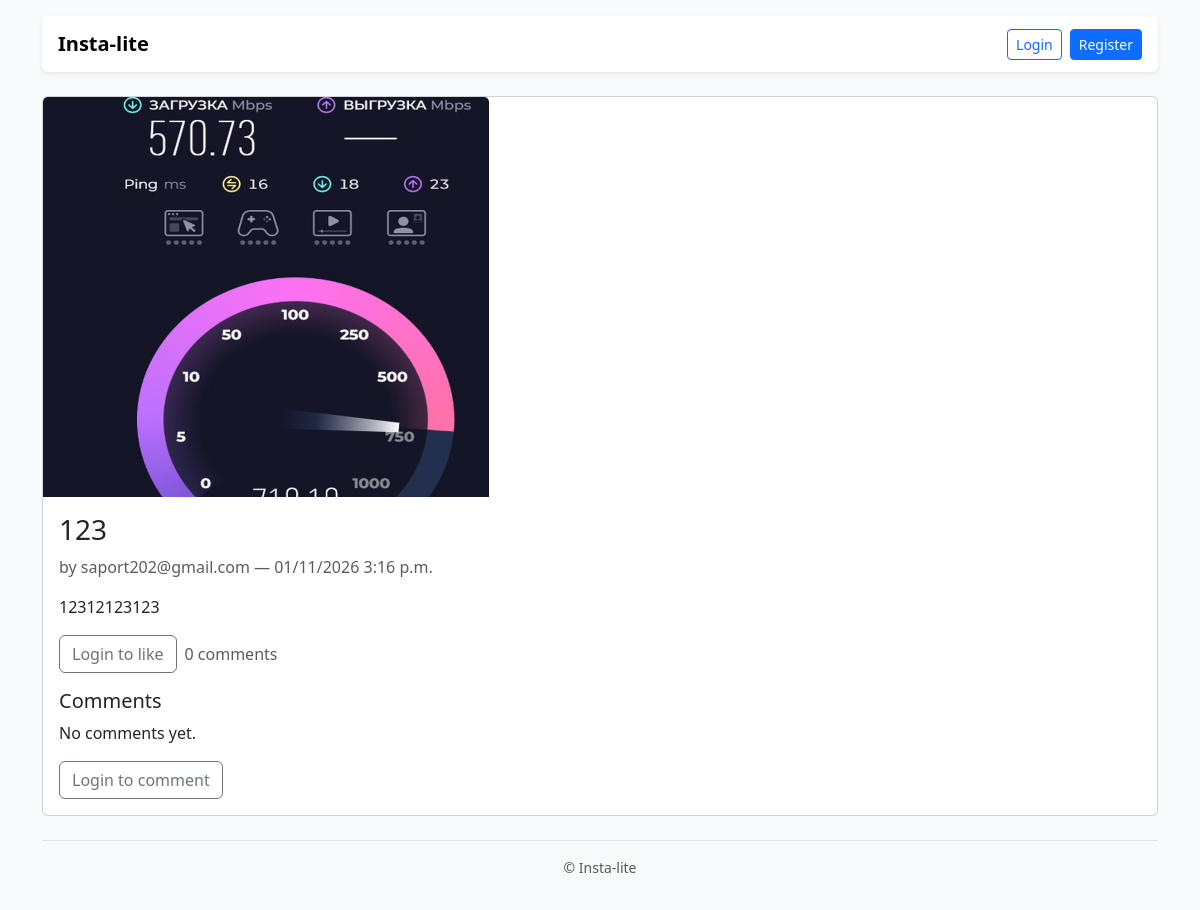
The app's page /post/2/ with its own data.
### configapp/models.py (models this page shows, shortened)
class Post(models.Model):
	title = models.CharField(max_length=255)
	description = models.TextField(blank=True)
	author = models.ForeignKey(settings.AUTH_USER_MODEL, on_delete=models.CASCADE, related_name='posts')
	photo = models.ImageField(upload_to='posts/')
	created_at = models.DateTimeField(auto_now_add=True)
	updated_at = models.DateTimeField(auto_now=True)

class CustomUser(AbstractUser):
	email = models.EmailField(unique=True)
	def __str__(self):
		return self.email

### configapp/views.py (the view)
# urls.py: path('post/<int:pk>/', views.post_detail, name='post_detail'),
def post_detail(request, pk):
	post = get_object_or_404(Post, pk=pk)
	comment_form = CommentForm()
	return render(request, 'configapp/post_detail.html', {'post': post, 'comment_form': comment_form})

### templates/configapp/post_detail.html (shortened to what this page needs)
{% extends 'configapp/base.html' %}
{% block content %}
<div class="card">
  {% if post.photo %}<img src="{{ post.photo.url }}" class="card-img-top" alt="{{ post.title }}">{% endif %}
  <div class="card-body">
    <h3 class="card-title">{{ post.title }}</h3>
    <p class="text-muted">by {{ post.author }} — {{ post.created_at|date:'SHORT_DATETIME_FORMAT' }}</p>
    <p class="card-text">{{ post.description|linebreaksbr }}</p>
    <div class="d-flex align-items-center mb-3">
      {% if user.is_authenticated %}
        <form method="post" action="{% url 'configapp:toggle_like' post.pk %}">{% csrf_token %}
          <button type="submit" class="btn btn-outline-primary me-2">{% if user.id and user.id in post.liked_user_ids %}Unlike{% else %}Like{% endif %} ({{ post.likes.count }})</button>
        </form>
      {% else %}
        <a class="btn btn-outline-secondary me-2" href="{% url 'configapp:login' %}">Login to like</a>
      {% endif %}
      <span class="text-muted">{{ post.comments.count }} comments</span>
    </div>
    <section>
      <h5>Comments</h5>
      <ul class="list-unstyled">
        {% for c in post.comments.all %}
          <li class="mb-2"><strong>{{ c.author }}</strong>: {{ c.text }} <small class="text-muted">— {{ c.created_at|date:'SHORT_DATETIME_FORMAT' }}</small></li>
        {% empty %}
          <li>No comments yet.</li>
        {% endfor %}
      </ul>
      {% if user.is_authenticated %}
        <form method="post" action="{% url 'configapp:add_comment' post.pk %}">{% csrf_token %}
          {{ comment_form.as_p }}
          <div class="d-grid"><button type="submit" class="btn btn-primary">Add comment</button></div>
        </form>
      {% else %}
        <a class="btn btn-outline-secondary" href="{% url 'configapp:login' %}">Login to comment</a>
      {% endif %}
    </section>
  </div>
</div>
{% endblock %}

### templates/configapp/post_detail.html (style rules this page uses)
.card img { width: 40%; height: 400px; }

### records on screen
Post: photo (picture), title "123", author "saport202@gmail.com", created_at "01/11/2026 3:16 p.m.", description "12312123123", comments.count "0"
